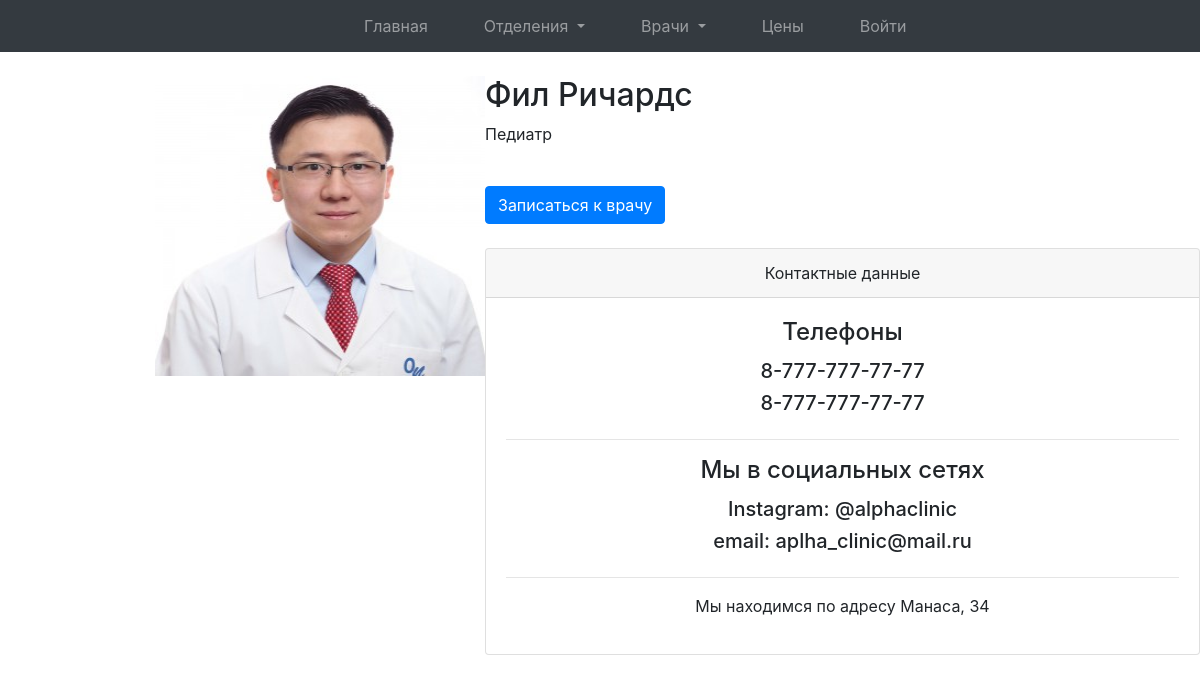
Page /doctor/Фил Ричардс/ on the committed database.
### main/models.py (models this page shows, shortened)
class Doctor(models.Model):
    full_name = models.CharField(max_length=100, default='')
    branch = models.ForeignKey(Branch, on_delete=models.CASCADE)
    rank = models.TextField()
    description = models.TextField()
    image = models.ImageField(blank=True)
    price = models.CharField(max_length=10, default='')
    def get_absolute_url(self):
        return reverse('doctor_view', args=[self.full_name])

### main/views.py (the view)
# urls.py: path('doctor/<str:full_name>/', views.doctor_view, name='doctor_view'),
def doctor_view(request, full_name):
    doctor = models.Doctor.objects.get(full_name=full_name)
    branch = models.Branch.objects.get(doctor=doctor)
    times = models.Times.objects.filter(branch=branch)
    return render(request, 'doctor.html', {'doctor': doctor, 'branch': branch, 'times': times,
                                           'all_branches': models.Branch.objects.all(),
                                           'all_doctors': models.Doctor.objects.all(), 'user': request.user})

### main/models.py (called while the page is built)
    def get_absolute_url(self):
        return reverse('branch_view', args=[self.name])

### main/templates/doctor.html (shortened to what this page needs)
{% extends 'main.html' %}
{% block content %}
    <div style="margin-left: 155px">
        <div style="float: left;">
            <img src="{{ doctor.image.url }}" style="width: 330px; height: 300px">
        </div>
        <div>
            <h2>{{ doctor.full_name }}</h2>
            <p>{{ doctor.rank }}</p>
        <br>
            <a href="{% url 'statement_view' doctor.full_name %}"><button class="btn btn-primary">Записаться к врачу</button></a>
        </div>
    </div>
{% endblock content %}

### rows in the picture
Doctor: image (picture), full_name "Фил Ричардс", rank "Педиатр"
